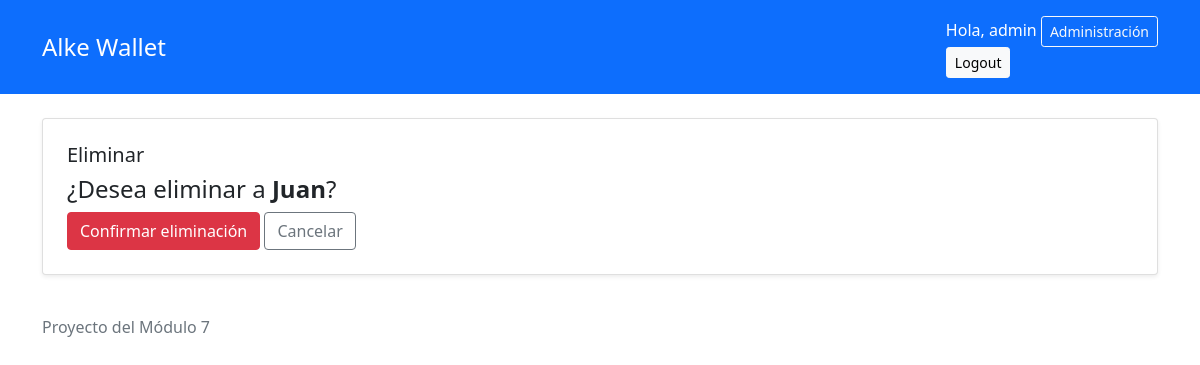
The app's page /clientes/3/eliminar/ (signed in), older data.
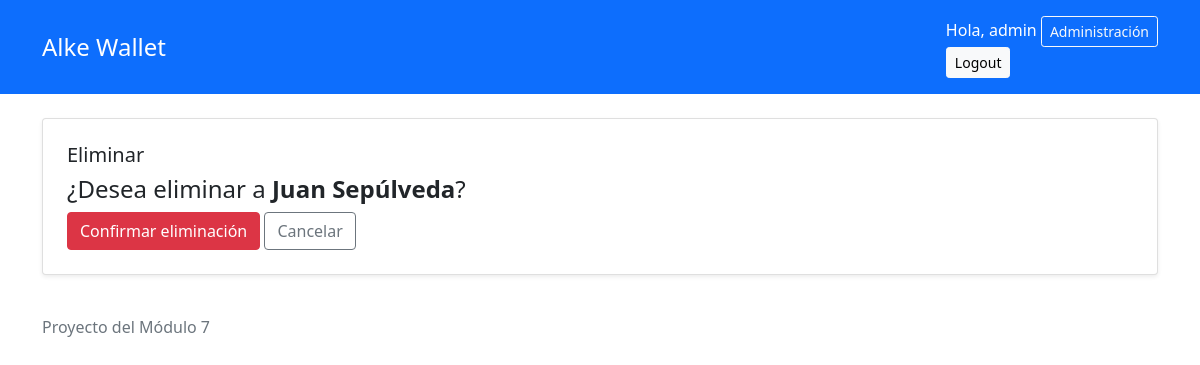
The same page, newer data.
### gestion/models.py (models this page shows, shortened)
class Cliente(models.Model):
    nombre = models.CharField(max_length=100)
    email = models.EmailField(unique=True)
    telefono = models.CharField(max_length=20, blank=True)
    fecha_registro = models.DateTimeField(auto_now_add=True)
    class Meta:
        ordering = ["nombre"]

### gestion/views.py (the view, shortened to what this page needs)
# urls.py: path("clientes/<int:pk>/eliminar/", ClienteDeleteView.as_view(), name="eliminar_cliente"),
class ClienteDeleteView(AccesoPersonalMixin, DeleteView):
    model = Cliente
    template_name = "gestion/confirmar_eliminar.html"
    context_object_name = "cliente"
    success_url = reverse_lazy("lista_clientes")

### gestion/views.py (called while the page is built)
    def test_func(self):
        return self.request.user.is_staff

### gestion/templates/gestion/confirmar_eliminar.html (shortened to what this page needs)
{% extends "base.html" %}
{% block content %}
<div class="row justify-content-center">
    <div class="col-bd-8">
        <div class="card shadow-sm">
            <div class="card-body p-4">
                <h1 class="h5">Eliminar</h1>
                <p class="h4">¿Desea eliminar a <strong>{{ cliente.nombre }}</strong>?</p>
                <form method="post">
                    <button class="btn btn-danger">Confirmar eliminación</button>
                    <a href="{% url 'lista_clientes' %}" class="btn btn-outline-secondary">Cancelar</a>
                </form>
            </div>
        </div>
    </div>
</div>
{% endblock %}

Row changes from the older to the newer data that the page shows:
changed Cliente: nombre "Juan" → "Juan Sepúlveda"
